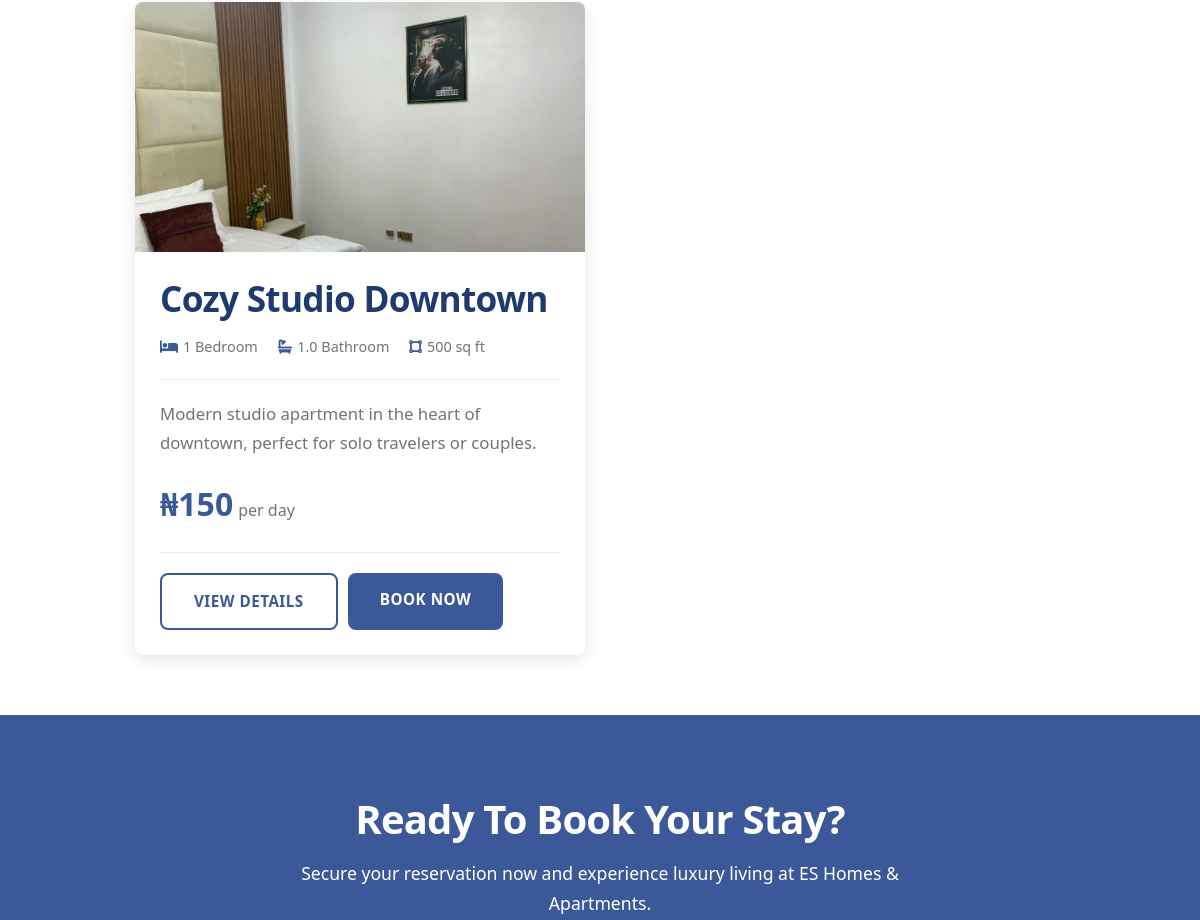
Before: /apartment/5/ (middle part) with the older database file.
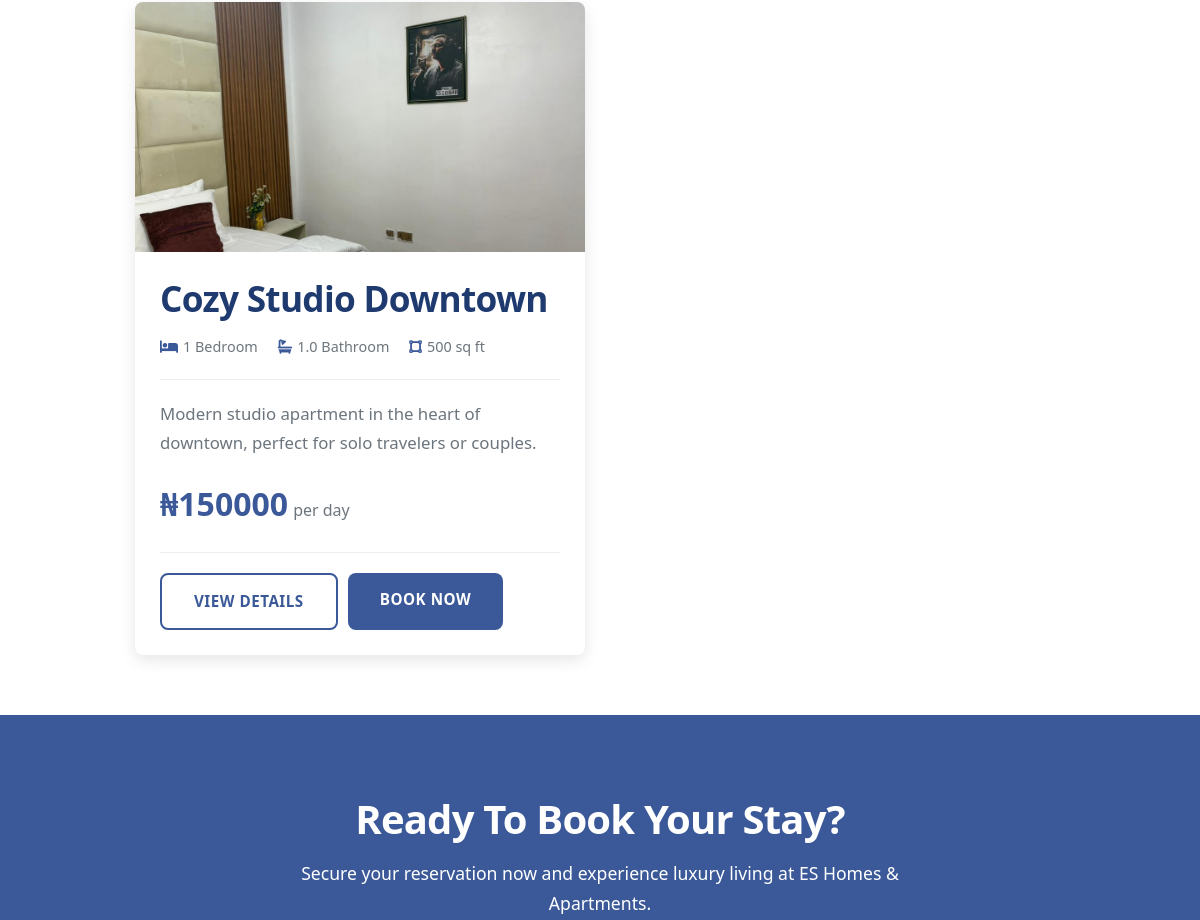
After: the same page with the newer database file.
### EsHomesApp/models.py (models this page shows, shortened)
class Apartment(models.Model):
    APARTMENT_TYPES = [
        ('studio', 'Studio'),
        ('1bhk', '1 Bedroom'),
        ('2bhk', '2 Bedrooms'),
        ('3bhk', '3 Bedrooms'),
        ('penthouse', 'Penthouse'),
        ('duplex', 'Duplex'),
    ]
    STATUS_CHOICES = [
        ('available', 'Available'),
        ('occupied', 'Occupied'),
        ('maintenance', 'Under Maintenance'),
        ('reserved', 'Reserved'),
    ]
    name = models.CharField(max_length=200)
    apartment_type = models.CharField(max_length=20, choices=APARTMENT_TYPES)
    description = models.TextField()
    price_per_night = models.DecimalField(max_digits=10, decimal_places=2)
    size_sqft = models.IntegerField()
    max_occupancy = models.IntegerField()
    bedrooms = models.IntegerField()
    bathrooms = models.DecimalField(max_digits=3, decimal_places=1)
    status = models.CharField(max_length=20, choices=STATUS_CHOICES, default='available')
    featured = models.BooleanField(default=False)
    amenities = models.ManyToManyField(Amenity)
    created_at = models.DateTimeField(auto_now_add=True)
    updated_at = models.DateTimeField(auto_now=True)
    class Meta:
        ordering = ['-created_at']

class ApartmentImage(models.Model):
    apartment = models.ForeignKey(Apartment, on_delete=models.CASCADE, related_name='images')
    image = models.ImageField(upload_to='apartment_images/')
    is_primary = models.BooleanField(default=False)
    caption = models.CharField(max_length=200, blank=True)
    upload_date = models.DateTimeField(auto_now_add=True)
    class Meta:
        ordering = ['-is_primary', '-upload_date']

### EsHomesApp/views.py (the view)
# urls.py: path('apartment/<int:pk>/', views.apartment_detail, name='apartment_detail'),
def apartment_detail(request, pk):
    apartment = get_object_or_404(Apartment, pk=pk)
    similar_apartments = Apartment.objects.filter(
        bedrooms=apartment.bedrooms,
        status='available'
    ).exclude(pk=pk)[:2]
    form = BookingForm(initial={'apartment': apartment})
    apartments_data = {}
    image_url = apartment.images.first().image.url if apartment.images.exists() else None
    apartments_data[str(apartment.id)] = {
        'price': float(apartment.price_per_night),
        'name': apartment.name,
        'bedrooms': apartment.bedrooms,
        'bathrooms': apartment.bathrooms,
        'image_url': image_url
    }
    class DecimalEncoder(json.JSONEncoder):
        def default(self, obj):
            if isinstance(obj, decimal.Decimal):
                return float(obj)
            return super(DecimalEncoder, self).default(obj)
    form.fields['apartment'].widget.attrs['data-apartments'] = json.dumps(apartments_data, cls=DecimalEncoder)
    context = {
        'apartment': apartment,
        'similar_apartments': similar_apartments,
        'form': form,
    }
    return render(request, 'EsHomesApp/apartment-detail.html', context)

### EsHomesApp/templates/EsHomesApp/apartment-detail.html (shortened to what this page needs)
{% load static %}
{% load apartment_filters %}
<!DOCTYPE html>
<html lang="en">
<head>
    <link rel="stylesheet" href="{% static 'css/style.css' %}">
    <link rel="stylesheet" href="{% static 'css/animations.css' %}">
    <link rel="stylesheet" href="https://cdnjs.cloudflare.com/ajax/libs/font-awesome/6.4.0/css/all.min.css">
</head>
<body>
    <section class="similar-section">
        <div class="container">
            <div class="similar-apartments">
                {% for similar in similar_apartments %}
                <div class="apartment-card reveal reveal--up" {% if not forloop.first %}data-delay="{{ forloop.counter }}00"{% endif %}>
                    <div class="apartment-image">
                        {% if similar.images.first %}
                        <img src="{{ similar.images.first.image.url }}" alt="{{ similar.name }}">
                        {% endif %}
                    </div>
                    <div class="apartment-content">
                        <h3 class="apartment-title">{{ similar.name }}</h3>
                        <div class="apartment-meta">
                            <span><i class="fas fa-bed"></i> {{ similar.bedrooms }} Bedroom{% if similar.bedrooms != 1 %}s{% endif %}</span>
                            <span><i class="fas fa-bath"></i> {{ similar.bathrooms }} Bathroom{% if similar.bathrooms != 1 %}s{% endif %}</span>
                            <span><i class="fas fa-vector-square"></i> {{ similar.size_sqft }} sq ft</span>
                        </div>
                        <p class="apartment-description">{{ similar.description|truncatewords:15 }}</p>
                        <div class="apartment-price">
                            <span class="price">₦{{ similar.price_per_night|floatformat:0 }}</span>
                            <span class="period">per day</span>
                        </div>
                        <div class="apartment-actions">
                            <a href="{% url 'apartment_detail' similar.id %}" class="btn btn-secondary">View Details</a>
                            <a href="{% url 'booking' %}?apartment={{ similar.id }}" class="btn btn-primary">Book Now</a>
                        </div>
                    </div>
                </div>
                {% endfor %}
            </div>
        </div>
    </section>
    <section class="cta section-padding bg-primary">
        <div class="container">
            <div class="cta-content text-center">
                <h2 class="cta-title">Ready to Book Your Stay?</h2>
                <p class="cta-text">Secure your reservation now and experience luxury living at ES Homes & Apartments.</p>
            </div>
        </div>
    </section>
</body>
</html>

Changed rows visible on the page:
changed Apartment "Cozy Studio Downtown": price_per_night "150" → "150000"
